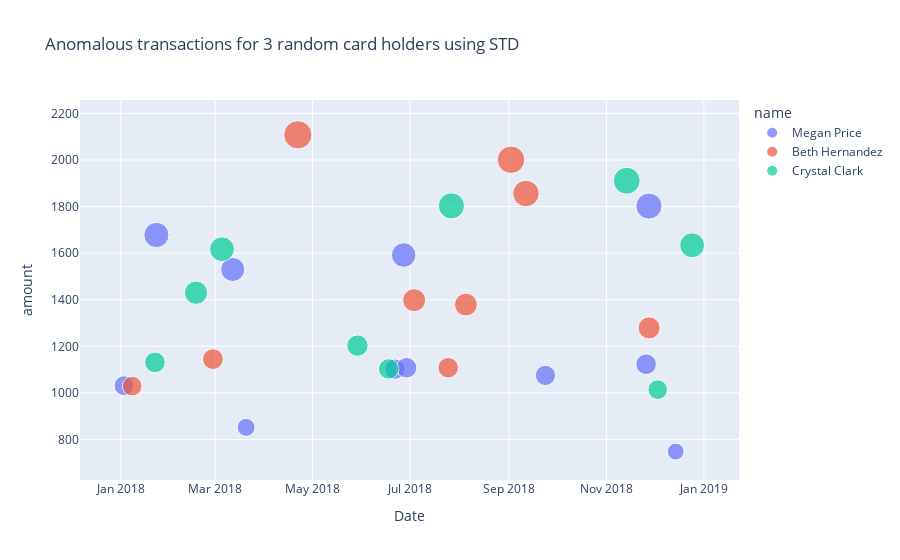

The notebook cell saved with this chart:
### Code cell
# find anomalous transactions for 3 random card holders
suspectful_card_holders = outliner.groupby('id')['amount'].sum().nlargest(3).index.tolist()

anomalous_transactions=outliner.loc[outliner['id'].isin(suspectful_card_holders)]

px.scatter(anomalous_transactions, x=anomalous_transactions.index, y='amount', color="name",
                 size='amount',labels={'x':'Date', 'y':'Amount'}, title='Anomalous transactions for 3 random card holders using STD')

### Figure 1 — Plotly figure (JSON) as saved in the notebook; plotly's stock layout.template omitted (floating-point values rounded to 4 significant figures)
{"data": [{"hovertemplate": "name=Megan Price<br>Date=%{x}<br>amount=%{marker.size}<extra></extra>", "legendgroup": "Megan Price", "marker": {"color": "#636efa", "size": [1031, 1678, 1530, 852, 1102, 1592, 1108, 1075, 1123, 1802, 748], "sizemode": "area", "sizeref": 5.27, "symbol": "circle"}, "mode": "markers", "name": "Megan Price", "showlegend": true, "type": "scatter", "x": ["2018-01-02T23:27:46", "2018-01-23T06:29:37", "2018-03-12T00:44:01", "2018-03-20T10:19:25", "2018-06-21T13:16:25", "2018-06-27T01:27:09", "2018-06-28T21:13:52", "2018-09-23T19:20:23", "2018-11-25T20:44:07", "2018-11-27T15:36:05", "2018-12-14T08:51:41"], "xaxis": "x", "y": [1031, 1678, 1530, 852, 1102, 1592, 1108, 1075, 1123, 1802, 748], "yaxis": "y"}, {"hovertemplate": "name=Beth Hernandez<br>Date=%{x}<br>amount=%{marker.size}<extra></extra>", "legendgroup": "Beth Hernandez", "marker": {"color": "#EF553B", "size": [1029, 1145, 2108, 1398, 1108, 1379, 2001, 1856, 1279], "sizemode": "area", "sizeref": 5.27, "symbol": "circle"}, "mode": "markers", "name": "Beth Hernandez", "showlegend": true, "type": "scatter", "x": ["2018-01-08T02:34:32", "2018-02-27T15:27:32", "2018-04-21T19:41:51", "2018-07-03T14:56:36", "2018-07-24T22:42:00", "2018-08-05T01:06:38", "2018-09-02T06:17:00", "2018-09-11T15:16:47", "2018-11-27T17:20:29"], "xaxis": "x", "y": [1029, 1145, 2108, 1398, 1108, 1379, 2001, 1856, 1279], "yaxis": "y"}, {"hovertemplate": "name=Crystal Clark<br>Date=%{x}<br>amount=%{marker.size}<extra></extra>", "legendgroup": "Crystal Clark", "marker": {"color": "#00cc96", "size": [1131, 1430, 1617.0, 1203, 1103, 1803, 1911, 1014, 1634], "sizemode": "area", "sizeref": 5.27, "symbol": "circle"}, "mode": "markers", "name": "Crystal Clark", "showlegend": true, "type": "scatter", "x": ["2018-01-22T08:07:03", "2018-02-17T01:27:19", "2018-03-05T08:26:08", "2018-05-29T02:55:08", "2018-06-17T15:59:45", "2018-07-26T23:02:51", "2018-11-13T17:07:25", "2018-12-03T02:38:52", "2018-12-24T15:55:06"], "xaxis": "x", "y": [1131, 1430, 1617.0, 1203, 1103, 1803, 1911, 1014, 1634], "yaxis": "y"}], "layout": {"autosize": true, "legend": {"itemsizing": "constant", "title": {"text": "name"}, "tracegroupgap": 0}, "title": {"text": "Anomalous transactions for 3 random card holders using STD"}, "xaxis": {"anchor": "y", "autorange": true, "domain": [0, 1], "range": ["2017-12-01 15:30:11.6289", "2019-01-28 21:17:08.0095"], "title": {"text": "Date"}, "type": "date"}, "yaxis": {"anchor": "x", "autorange": true, "domain": [0, 1], "range": [604.9, 2291.0], "title": {"text": "amount"}, "type": "linear"}}}
